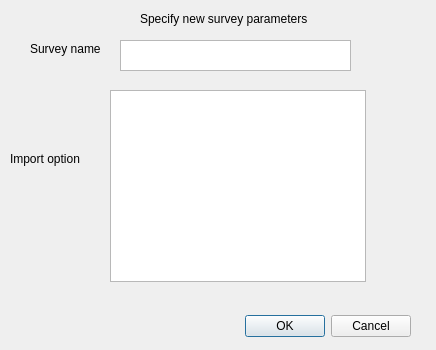
<?xml version="1.0" encoding="UTF-8"?>
<ui version="4.0">
 <class>newSurveyBox</class>
 <widget class="QDialog" name="newSurveyBox">
  <property name="geometry">
   <rect>
    <x>0</x>
    <y>0</y>
    <width>436</width>
    <height>350</height>
   </rect>
  </property>
  <property name="windowTitle">
   <string>Create New Survey</string>
  </property>
  <widget class="QDialogButtonBox" name="newSurveyDialogButtons">
   <property name="geometry">
    <rect>
     <x>70</x>
     <y>310</y>
     <width>341</width>
     <height>32</height>
    </rect>
   </property>
   <property name="orientation">
    <enum>Qt::Horizontal</enum>
   </property>
   <property name="standardButtons">
    <set>QDialogButtonBox::Cancel|QDialogButtonBox::Ok</set>
   </property>
  </widget>
  <widget class="QLabel" name="label">
   <property name="geometry">
    <rect>
     <x>140</x>
     <y>10</y>
     <width>181</width>
     <height>17</height>
    </rect>
   </property>
   <property name="text">
    <string>Specify new survey parameters</string>
   </property>
  </widget>
  <widget class="QPlainTextEdit" name="plainTextEdit">
   <property name="geometry">
    <rect>
     <x>120</x>
     <y>40</y>
     <width>231</width>
     <height>31</height>
    </rect>
   </property>
   <property name="font">
    <font>
     <pointsize>11</pointsize>
    </font>
   </property>
  </widget>
  <widget class="QLabel" name="label_2">
   <property name="geometry">
    <rect>
     <x>30</x>
     <y>40</y>
     <width>81</width>
     <height>17</height>
    </rect>
   </property>
   <property name="text">
    <string>Survey name</string>
   </property>
  </widget>
  <widget class="QLabel" name="label_3">
   <property name="geometry">
    <rect>
     <x>10</x>
     <y>150</y>
     <width>91</width>
     <height>17</height>
    </rect>
   </property>
   <property name="text">
    <string>Import option</string>
   </property>
  </widget>
  <widget class="QListView" name="listViewOptions">
   <property name="geometry">
    <rect>
     <x>110</x>
     <y>90</y>
     <width>256</width>
     <height>192</height>
    </rect>
   </property>
  </widget>
 </widget>
 <resources/>
 <connections>
  <connection>
   <sender>newSurveyDialogButtons</sender>
   <signal>accepted()</signal>
   <receiver>newSurveyBox</receiver>
   <slot>accept()</slot>
   <hints>
    <hint type="sourcelabel">
     <x>248</x>
     <y>254</y>
    </hint>
    <hint type="destinationlabel">
     <x>157</x>
     <y>274</y>
    </hint>
   </hints>
  </connection>
  <connection>
   <sender>newSurveyDialogButtons</sender>
   <signal>rejected()</signal>
   <receiver>newSurveyBox</receiver>
   <slot>reject()</slot>
   <hints>
    <hint type="sourcelabel">
     <x>316</x>
     <y>260</y>
    </hint>
    <hint type="destinationlabel">
     <x>286</x>
     <y>274</y>
    </hint>
   </hints>
  </connection>
 </connections>
</ui>
